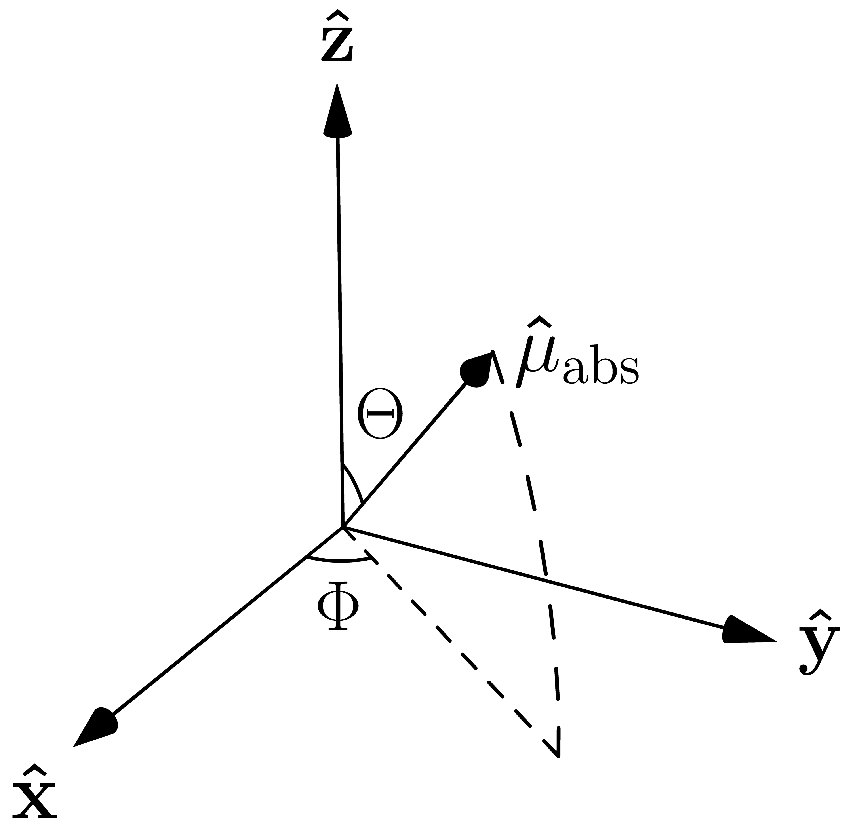
#> input picture single-molecule-paper/figures/frames/frame_a.png, 853 x 827 px, shrunk from 3860 x 3743 before the run, found by its file name
$ python frames.py
#> lines starting #> are read from the running program, lines starting #| are printed output that depends on the picture
import matplotlib.pyplot as plt
import matplotlib.gridspec as gridspec
import matplotlib.image as mpimg
import subprocess

inch_fig = 3.3
fig_labels = ['a)', 'b)', 'c)', 'd)']

# Setup figure and axes
fig = plt.figure(figsize=(4*inch_fig, 1*inch_fig))
gs0 = gridspec.GridSpec(1, 4, wspace=0, hspace=0)
ax0 = plt.subplot(gs0[0])
ax1 = plt.subplot(gs0[1])
ax2 = plt.subplot(gs0[2])
ax3 = plt.subplot(gs0[3])

for ax, fig_label  in zip([ax0, ax1, ax2, ax3], fig_labels):
    ax.annotate(fig_label, xy=(0,0), xytext=(0, 0.95), textcoords='axes fraction',
                va='bottom', ha='center', fontsize=14, annotation_clip=False)

def plot_img(name, ax):
    # subprocess.call(['asy', name+'.asy'])
#> called with name = 'frame_a'
    subprocess.call(['convert', '-density', str(300), '-units', 'PixelsPerInch', name+'.pdf', name+'.png'])
#> (this line was passed over: subprocess is not available in this run)
    im = mpimg.imread(name+'.png')
#> im is the input picture: shape (827, 853, 4) float32; mean R, G, B, A 0.98, 0.98, 0.98, 0.96
    ax.spines['right'].set_color('none')
    ax.spines['left'].set_color('none')
    ax.spines['top'].set_color('none')
    ax.spines['bottom'].set_color('none')
    ax.xaxis.set_ticks_position('none')
    ax.yaxis.set_ticks_position('none')
    ax.xaxis.set_ticklabels([])
    ax.yaxis.set_ticklabels([])
    ax.imshow(im, interpolation='none')


plot_img('frame_a', ax0)
plot_img('frame_b', ax1)
#> call 2 of plot_img, with name = 'frame_b'
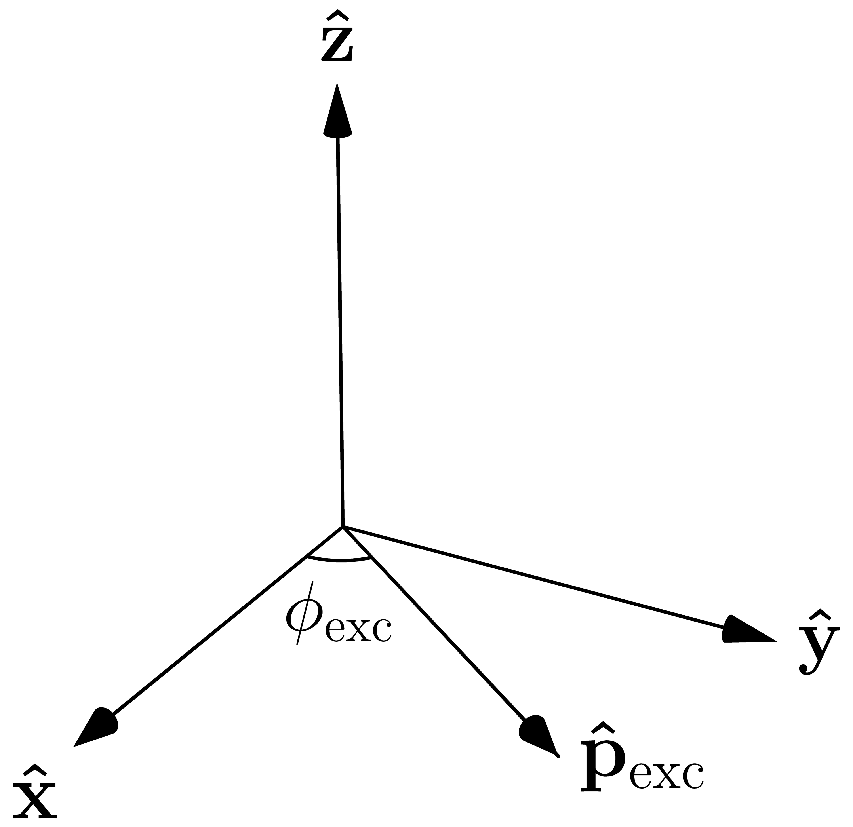
#> input picture single-molecule-paper/figures/frames/frame_b.png, 853 x 827 px, shrunk from 3860 x 3743 before the run, found by its file name
#> in plot_img, im is the input picture: shape (827, 853, 4) float32; mean R, G, B, A 0.982, 0.982, 0.982, 0.96
plot_img('frame_c', ax2)
#> call 3 of plot_img, with name = 'frame_c'
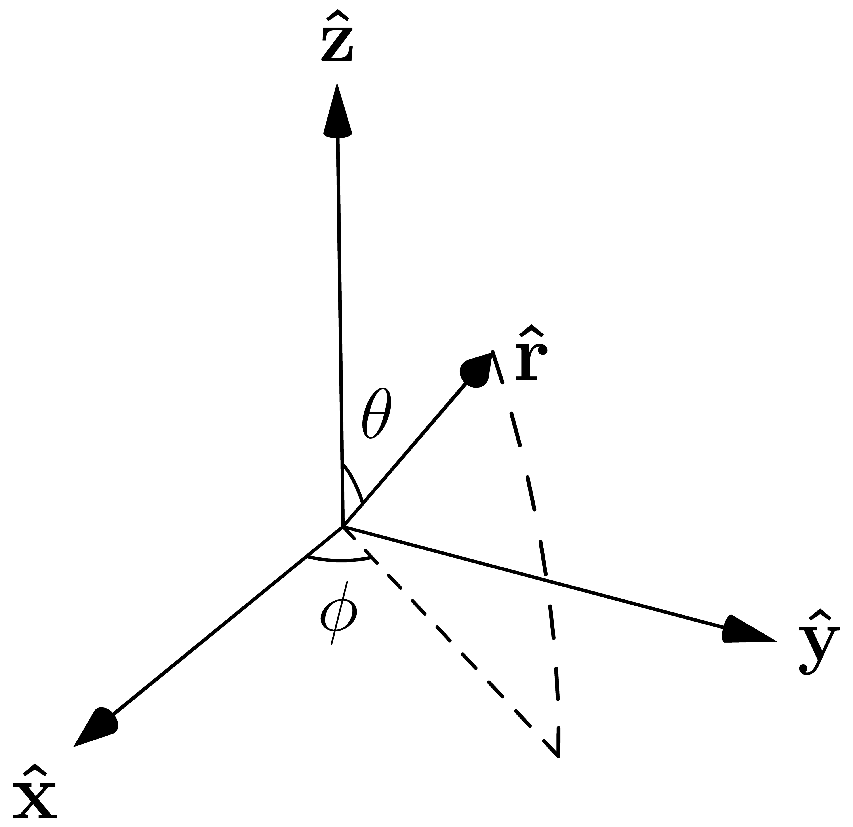
#> input picture single-molecule-paper/figures/frames/frame_c.png, 853 x 827 px, shrunk from 3860 x 3743 before the run, found by its file name
#> in plot_img, im is the input picture: shape (827, 853, 4) float32; mean R, G, B, A 0.981, 0.981, 0.981, 0.96
plot_img('frame_d', ax3)
#> call 4 of plot_img, with name = 'frame_d'
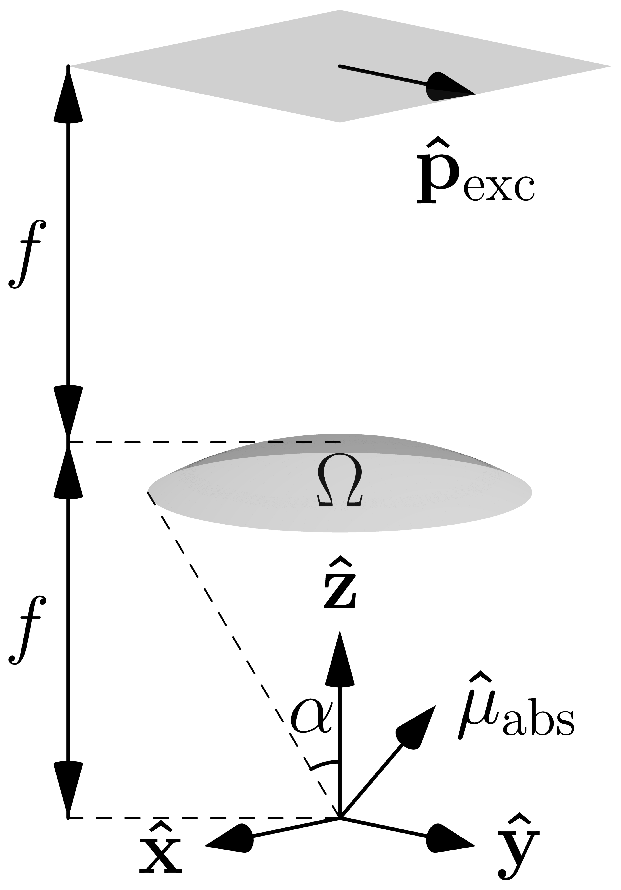
#> input picture single-molecule-paper/figures/frames/frame_d.png, 621 x 890 px, shrunk from 2809 x 4026 before the run, found by its file name
#> in plot_img, im is the input picture: shape (890, 621, 4) float32; mean R, G, B, A 0.945, 0.945, 0.945, 0.953

print('Saving final figure.')
fig.savefig('../../paper/frames.pdf', dpi=250)
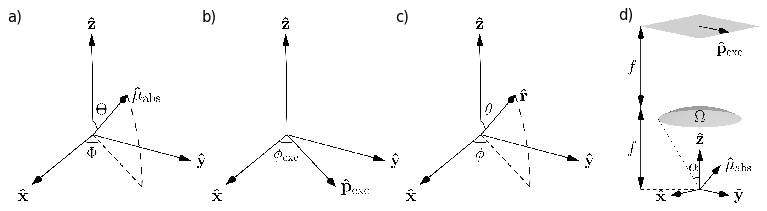
#> figure drawn by matplotlib, 4 panels
